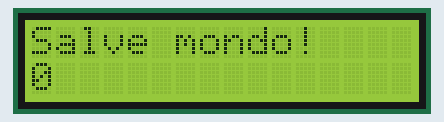
Recording of a sketch running on a simulated Arduino Uno, built with avr-gcc and run on an emulated ATmega328P. Parts: 16×2 character LCD.

Above: at 0.1 s.
At 4.1 s:
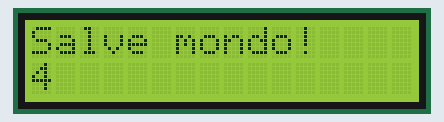
At 9.1 s:
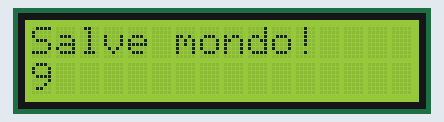
At 19.1 s:
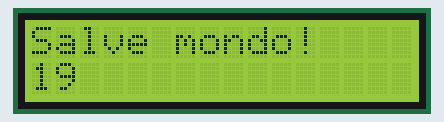
At 29.1 s:
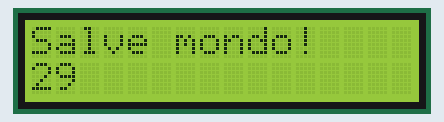
At 39.1 s:
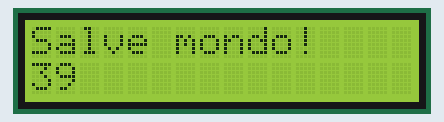

Measured:
- what the display in image 1 shows lasts 1.0 s, from 4.0 s to 5.0 s

The sketch:

display_lcd.ino
```cpp
#include <LiquidCrystal.h>
/*
Circuito:
 * pin RS collegato al pin digitale 12
 * pin E (Enable) collegato al pin digitale 11
 * pin D4 collegato al pin digitale 5
 * pin D5 collegato al pin digitale 4
 * pin D6 collegato al pin digitale 3
 * pin D7 collegato al pin digitale 2
 * pin R/W collegato al GND
 * pin 1 e pin 4 collegati a GND
 * pin 2 collegato a +Vcc
 * centrale del potenziometro/trimmer da 10 KOhm collegato al pin 3 del'LCD
 * pin SX potenziometro/trimmer collegato a +Vcc
 * pin DX potenziometro/trimmer collegato a GND
 * i pin SX e DX del potenziometro/trimmer possono essere interscambiati
*/


/*
   Viene creata l'istanza dell'oggetto LiquidCrystal chiamata lcd in cui
   sono indicati i pin dell'LCD collegati alle uscite digitali di Arduino
*/
LiquidCrystal lcd(12, 11, 5, 4, 3, 2);

void setup() {
   //impostiamo il numero di colonne ed il numero di righe di lcd
  lcd.begin(16, 2);
  // Visualizzo il messaggio sul display
  lcd.print("Salve mondo!");
}

void loop() {
  // posiziona il cursore in colonna 0 e linea 1
  // (nota: la linea 1 e la seconda linea, poichè si conta incominciando da 0):
  lcd.setCursor(0, 1);
  // stampa il numero di secondi dall'ultimo reset
  lcd.print(millis()/1000);
}
```
